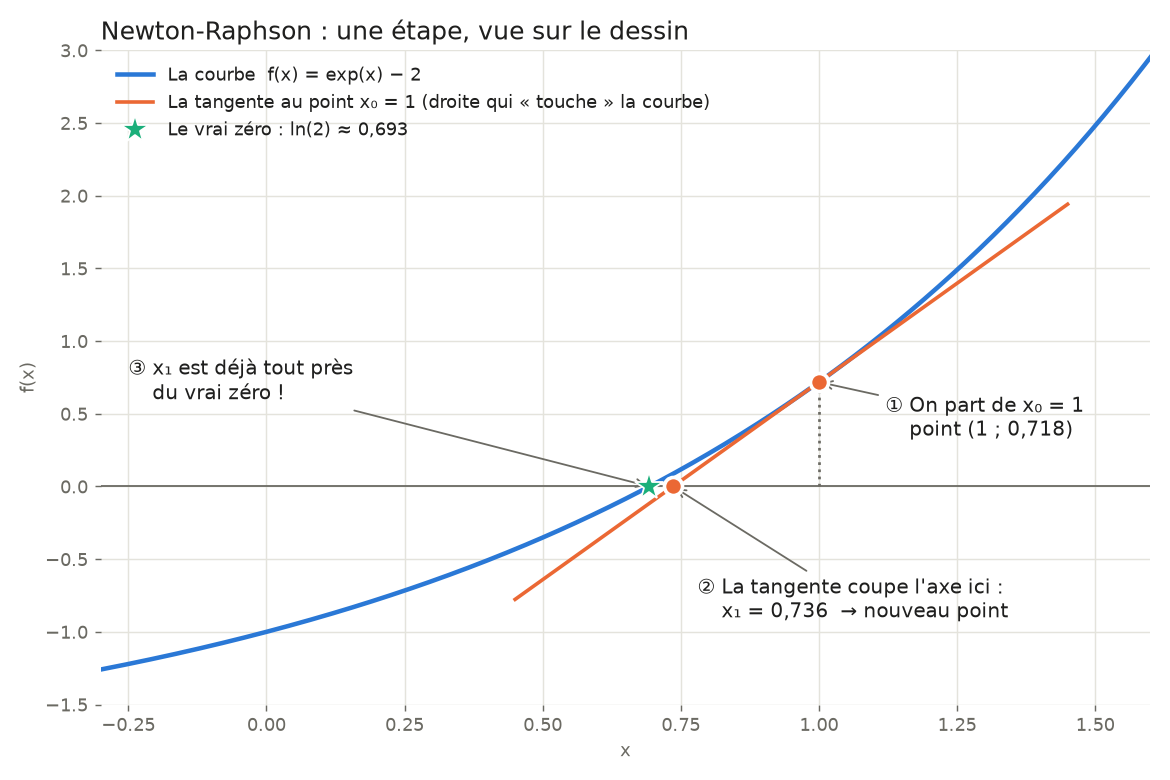

Python code for this plot:
import math
import matplotlib
matplotlib.use("Agg")
import matplotlib.pyplot as plt

BLUE, ORANGE, AQUA = "#2a78d6", "#eb6834", "#1baf7a"
INK, MUTED, GRID = "#1f1f1e", "#6b6a63", "#e4e3dc"

f = lambda x: math.exp(x) - 2
x0 = 1.0
pente = math.exp(x0)               # f'(x0)
x1 = x0 - f(x0) / pente            # là où la tangente coupe l'axe

xs = [i / 200 for i in range(-60, 321)]  # -0.3 .. 1.6
fig, ax = plt.subplots(figsize=(9, 6), dpi=130)
ax.axhline(0, color=MUTED, lw=1)
ax.grid(color=GRID, lw=0.8)
for s in ax.spines.values():
    s.set_visible(False)

ax.plot(xs, [f(x) for x in xs], color=BLUE, lw=2.5, label="La courbe  f(x) = exp(x) − 2")
tx = [0.45, 1.45]
ax.plot(tx, [f(x0) + pente * (x - x0) for x in tx], color=ORANGE, lw=2,
        label="La tangente au point x₀ = 1 (droite qui « touche » la courbe)")

ax.plot([x0], [f(x0)], "o", ms=10, color=ORANGE, mec="white", mew=2, zorder=5)
ax.plot([x0, x0], [0, f(x0)], ls=":", color=MUTED)
ax.plot([x1], [0], "o", ms=10, color=ORANGE, mec="white", mew=2, zorder=5)
ax.plot([math.log(2)], [0], "*", ms=16, color=AQUA, mec="white", zorder=6,
        label="Le vrai zéro : ln(2) ≈ 0,693")

ax.annotate("① On part de x₀ = 1\n    point (1 ; 0,718)", (x0, f(x0)), (1.12, 0.35),
            color=INK, fontsize=11, arrowprops=dict(arrowstyle="->", color=MUTED))
ax.annotate("② La tangente coupe l'axe ici :\n    x₁ = 0,736  → nouveau point",
            (x1, 0), (0.78, -0.9), color=INK, fontsize=11,
            arrowprops=dict(arrowstyle="->", color=MUTED))
ax.annotate("③ x₁ est déjà tout près\n    du vrai zéro !", (math.log(2), 0), (-0.25, 0.6),
            color=INK, fontsize=11, arrowprops=dict(arrowstyle="->", color=MUTED))

ax.set_xlim(-0.3, 1.6); ax.set_ylim(-1.5, 3)
ax.set_xlabel("x", color=MUTED); ax.set_ylabel("f(x)", color=MUTED)
ax.tick_params(colors=MUTED)
ax.set_title("Newton-Raphson : une étape, vue sur le dessin", color=INK, fontsize=14, loc="left")
ax.legend(loc="upper left", frameon=False, fontsize=10, labelcolor=INK)
fig.tight_layout()
fig.savefig("tangente_newton.png")
